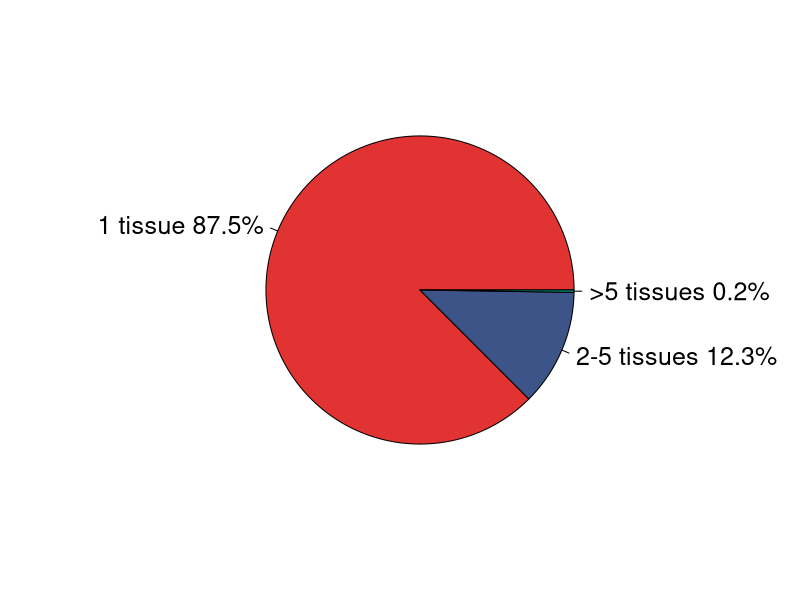

Recreate this plot in R.

## Data for number of tissues affected by an alternative splicing event


npgBlue<- rgb(60/256,84/256,136/256,1)
npgRed <- rgb(220/256,0,0,0.8)
npgGreen <- rgb(0,160/256,135/256,1)
npgBrown <- rgb(126/256,97/256,72/256,1)

colrs <- c(npgRed,npgBlue,npgGreen)

slices <-c(3273,459,9)
lbls <-c("1 tissue","2-5 tissues",">5 tissues")
pct <- round(slices/sum(slices)*100, digits=1)
lbls <- paste(lbls, pct) # add percents to labels 
lbls <- paste(lbls,"%",sep="") # ad % to labels 
pie(slices,labels = lbls, col=colrs,main="",cex=1.5,xaxs="r",yaxs="r")


